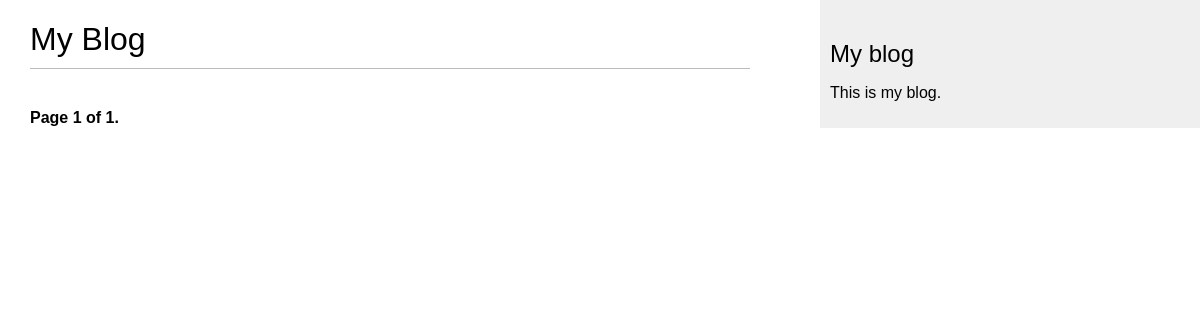
Page /blog/ on the earlier database version.
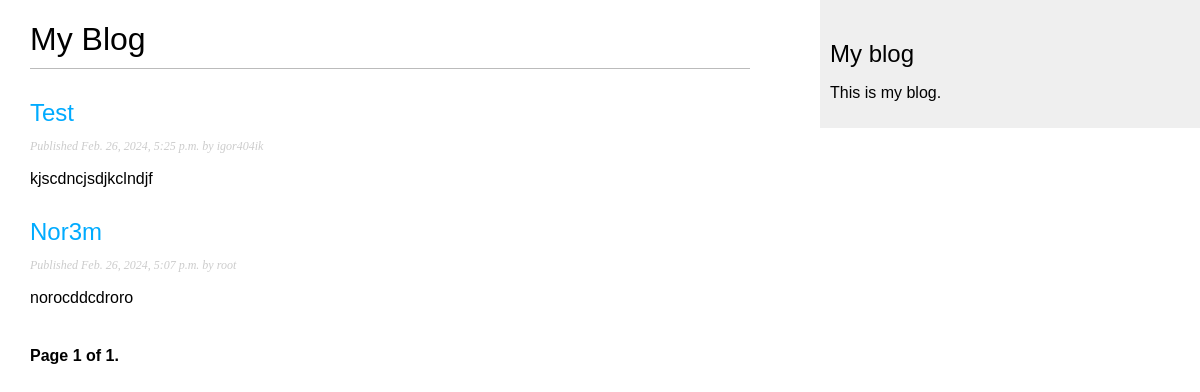
Same page on the later database version.
### blog/models.py (models this page shows, shortened)
class Post1(models.Model):
    class Status(models.TextChoices):
        DRAFT = 'DF', 'Draft'
        PUBLISHED = 'PB', 'Published'
    title = models.CharField(max_length=250)
    slug = models.SlugField(max_length=250)
    body = models.TextField()
    publish = models.DateTimeField(default=timezone.now)
    created = models.DateTimeField(auto_now_add=True)
    updated = models.DateTimeField(auto_now=True)
    status = models.CharField(max_length=2,choices=Status.choices,default=Status.DRAFT)
    author = models.ForeignKey(User,on_delete=models.CASCADE,related_name='blog_posts')
    objects = models.Manager() # The default manager.
    published = PublishedManager() # Our custom manager.
    class Meta:
        ordering = ['-publish']
        indexes = [
            models.Index(fields=['-publish'])
        ]

### blog/views.py (the view)
# urls.py: path('', views.post_list, name='post_list'),
def post_list(request):
    post_list = Post1.published.all()
    paginator = Paginator(post_list,2)
    page_number = request.GET.get('page', 1)
    posts = paginator.page(page_number)
    return render(request,'blog/list.html',{'posts': posts})

### blog/models.py (called while the page is built)
       def get_queryset(self):
           return super().get_queryset().filter(status=Post1.Status.PUBLISHED)

### blog/templates/blog/list.html (shortened to what this page needs)
{% extends "blog/base.html" %}
{% block content %}
  <h1>My Blog</h1>
  {% for post in posts %}
    <h2>
      <a href="{% url 'blog:post_detail' post.id %}">
        {{ post.title }}
      </a>
    </h2>
    <p class="date">
      Published {{ post.publish }} by {{ post.author }}
    </p>
    {{ post.body|truncatewords:30|linebreaks }}
  {% endfor %}
  {% include "blog/pagination.html" with page=posts %}
{% endblock %}

### blog/templates/blog/base.html (shortened to what this page needs)
{% load static %}
<!DOCTYPE html>
<html>
<head>
  <link href="{% static 'blog/css/blog.css' %}" rel="stylesheet">
</head>
<body>
  <div id="content">
    {% block content %}
    {% endblock %}
  </div>
  <div id="sidebar">
    <h2>My blog</h2>
    <p>This is my blog.</p>
  </div>
</body>
</html>

### blog/templates/blog/pagination.html (shortened to what this page needs)
<div class="pagination">
    <span class="step-links">
    <span class="current">
    Page {{ page.number }} of {{ page.paginator.num_pages }}.
    </span>
    </span>
</div>

### blog/static/blog/css/blog.css (style rules this page uses)
body { margin:0; padding:0; font-family:helvetica, sans-serif; }
a { color:#00abff; text-decoration:none; }
h1 { font-weight:normal; border-bottom:1px solid #bbb; padding:0 0 10px 0; }
h2 { font-weight:normal; margin:30px 0 0; }
#content { float:left; width:60%; padding:0 0 0 30px; }
#sidebar { float:right; width:30%; padding:10px; background:#efefef; height:100%; }
p.date { color:#ccc; font-family: georgia, serif; font-size: 12px; font-style: italic; }
.pagination { margin:40px 0; font-weight:bold; }

Differences in the rows shown:
added Post1: title "Test", publish "Feb. 26, 2024, 5:25 p.m.", author "igor404ik", body "kjscdncjsdjkclndjf"
added Post1: title "Nor3m", publish "Feb. 26, 2024, 5:07 p.m.", author "root", body "norocddcdroro"
